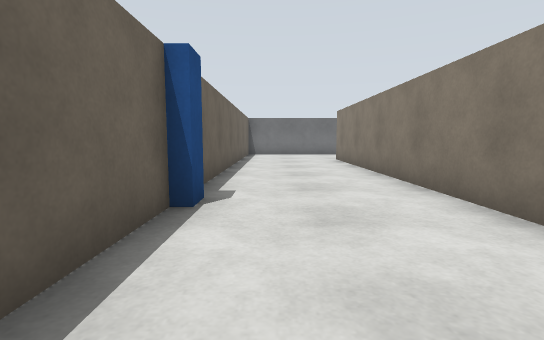
View 1 (above)

22 first-person views from a walk through a robot-simulator world made for Gazebo. The camera is 0.86 m above the floor, tilts 6° down and sees 85° across. The floor is counted in squares, 1 m on a side. Each view is taken from the middle of a square. On the plan, view 1 faces up. The plan holds only what a view shows up to about 11 squares ahead; the rest is blank.

View 2
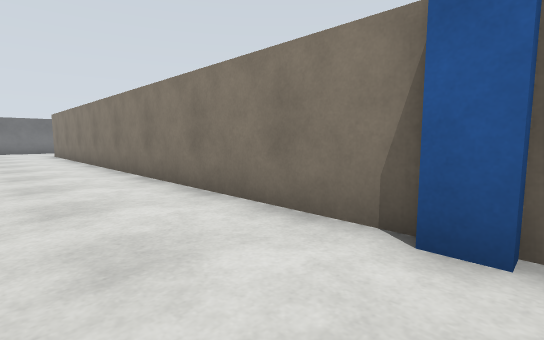

View 3
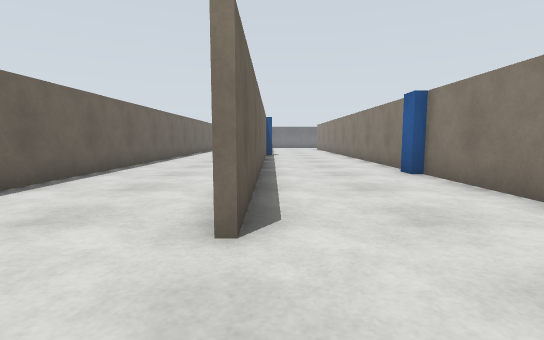

View 4
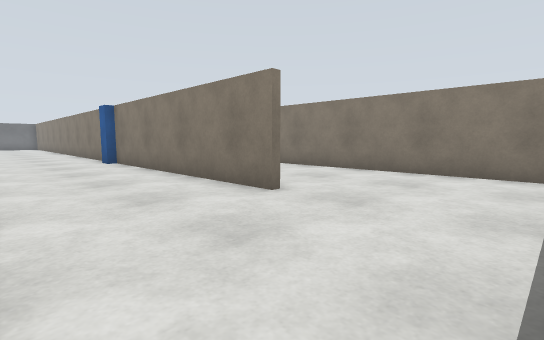

View 5
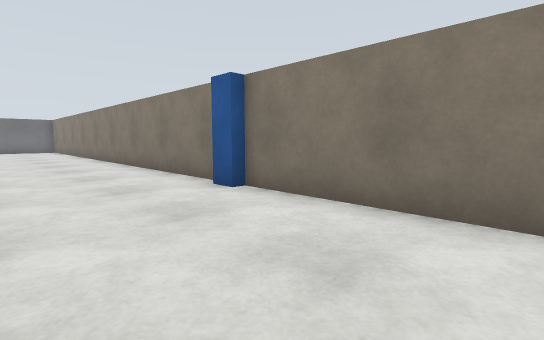

View 6
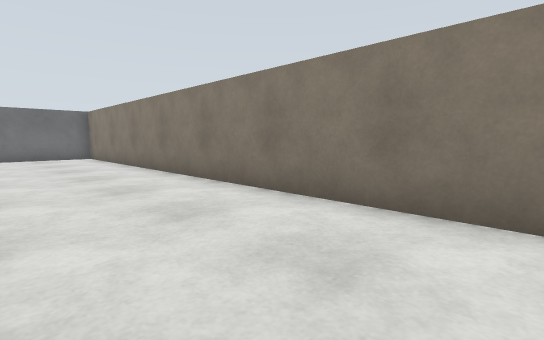

View 7
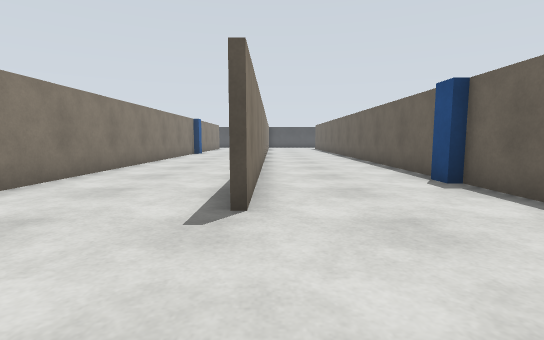

View 8
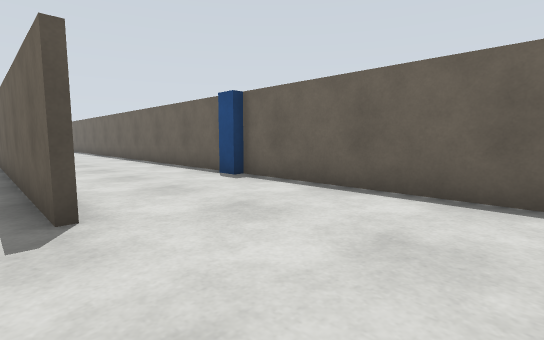

View 9
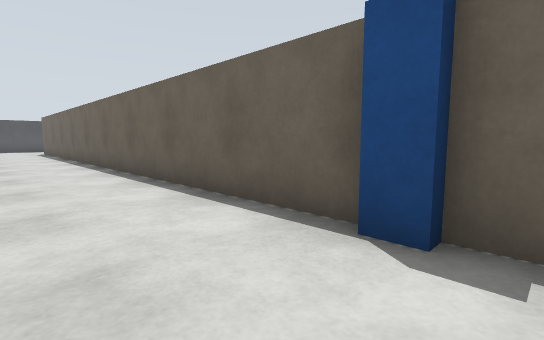

View 10
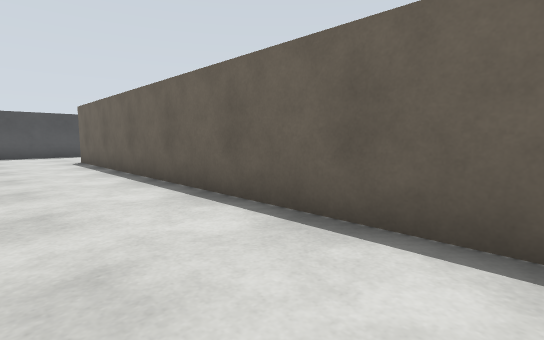

View 11
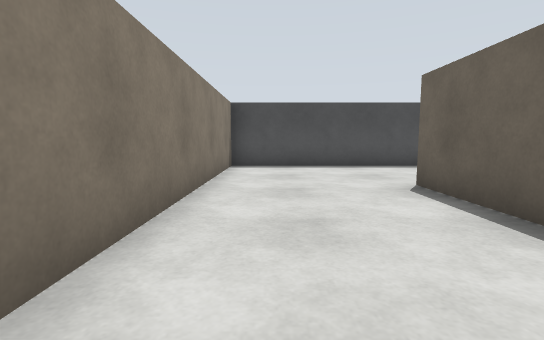

View 12
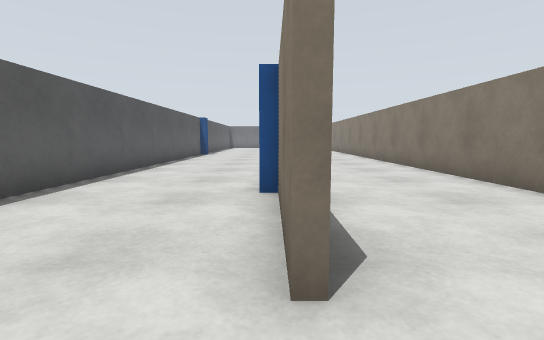

View 13
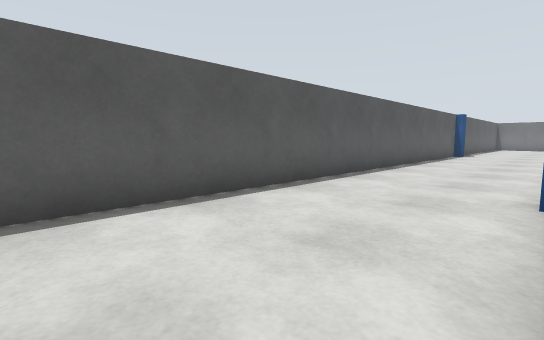

View 14
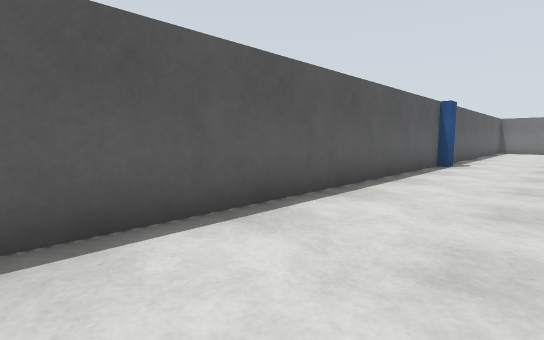

View 15
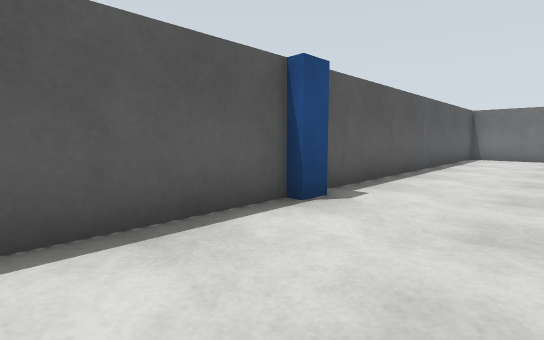

View 16
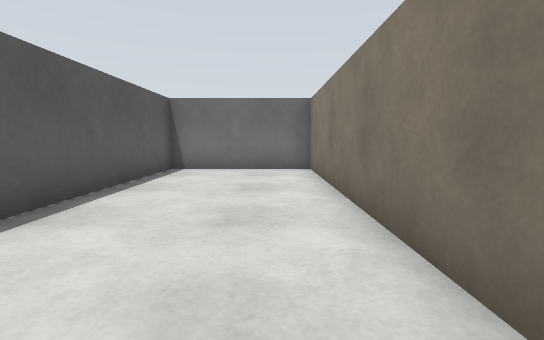

View 17
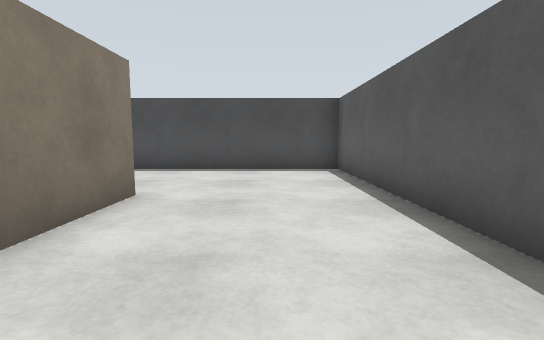

View 18
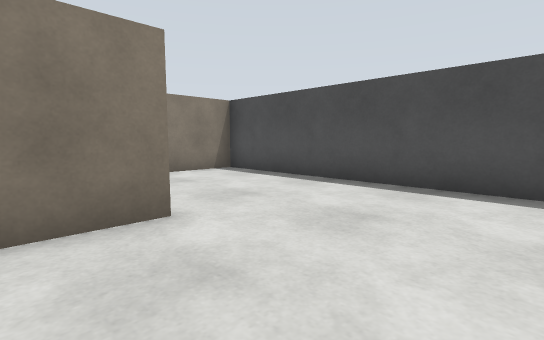

View 19
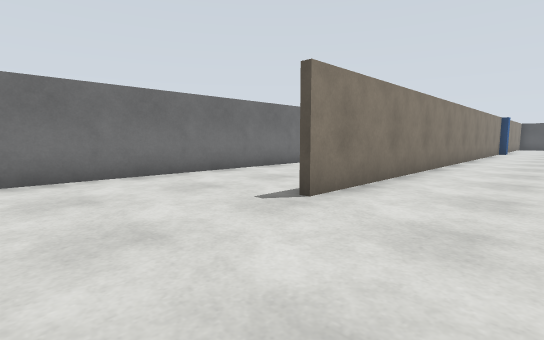

View 20
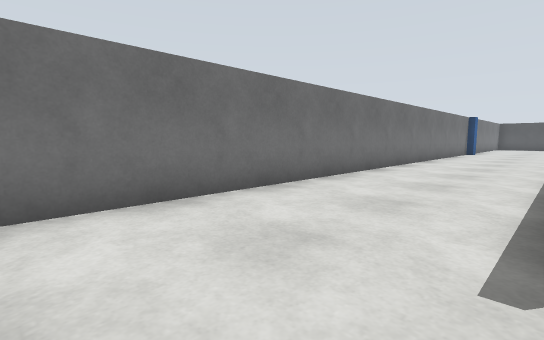

View 21
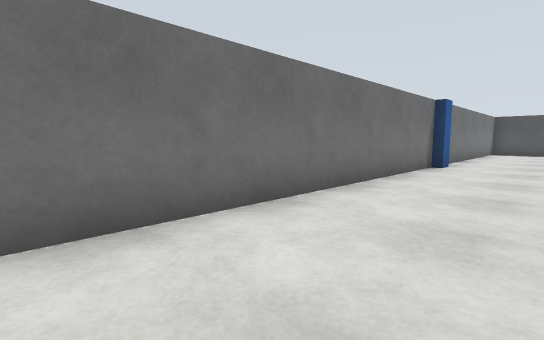

View 22
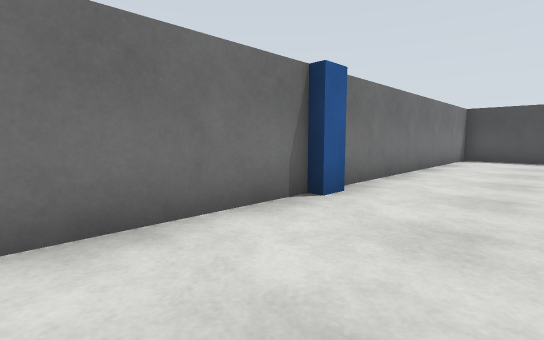

### Floor plan
Points are (right, up) in squares from view 1. A wall is a line through its corners. A room is listed if a view was taken in it or the views show most of it. See-through windows are left out.
Room 1 (views 1, 2, 3, 4, 5, 6, 7, 8, 9, 10, 11, 12, 13, 14, 15, 16, 17, 18, 19, 20, 21, 22)
walls: (-5.5, -0.9) (-5.5, -7.1); (-1.3, 3.5) (-1.3, 1.2); (-1.3, -1.8) (-1.3, -9.5); (-5.7, 5.8) (-5.7, 12.5); (-9.9, 9.1) (-9.9, 16.5) (-13.9, 16.5) (-13.9, 6.1); (-1.3, 11) (-1.3, 5.5); (-13.9, 4.5) (-13.9, -13.5) (-5.7, -13.5) (-5.7, 0.1); (-1.5, -9.5) (-1.5, 14.2); (-5.5, 12.6) (-5.5, 4.2); (-9.9, -9.6) (-9.9, -6.8); (2.7, -12.8) (2.7, 12.5); (-3.8, 16.5) (-4.4, 16.5); (-9.7, 15.9) (-9.7, -9.5); (4.5, -13.5) (6.2, -13.5); (6.9, -12.9) (6.9, 15.8)
objects: blue box (-14, 5); blue box (-10, -6); blue box (-10, 10); blue box (-2, -1); blue box (-1, 4); blue box (3, -4); blue box (7, -4)

Where each view was taken, in squares from view 1:
view 1: 0 up, 0 right, facing up
view 2: 5 down, 0 right, facing up-right
view 3: 12 down, 1 left, facing up
view 4: 13 down, 5 left, facing up-right
view 5: 6 down, 5 left, facing up-right
view 6: 2 up, 5 left, facing up-right
view 7: 16 up, 6 left, facing down
view 8: 16 up, 5 left, facing down-left
view 9: 11 up, 7 left, facing down-left
view 10: 3 up, 7 left, facing down-left
view 11: 4 down, 7 left, facing down
view 12: 11 down, 10 left, facing up
view 13: 11 down, 10 left, facing up-left
view 14: 5 down, 11 left, facing up-left
view 15: 2 up, 11 left, facing up-left
view 16: 8 up, 11 left, facing up
view 17: 5 down, 12 left, facing down
view 18: 8 down, 13 left, facing down-right
view 19: 16 up, 0 right, facing down-right
view 20: 15 up, 3 right, facing down-right
view 21: 6 up, 4 right, facing down-right
view 22: 0 up, 4 right, facing down-right
